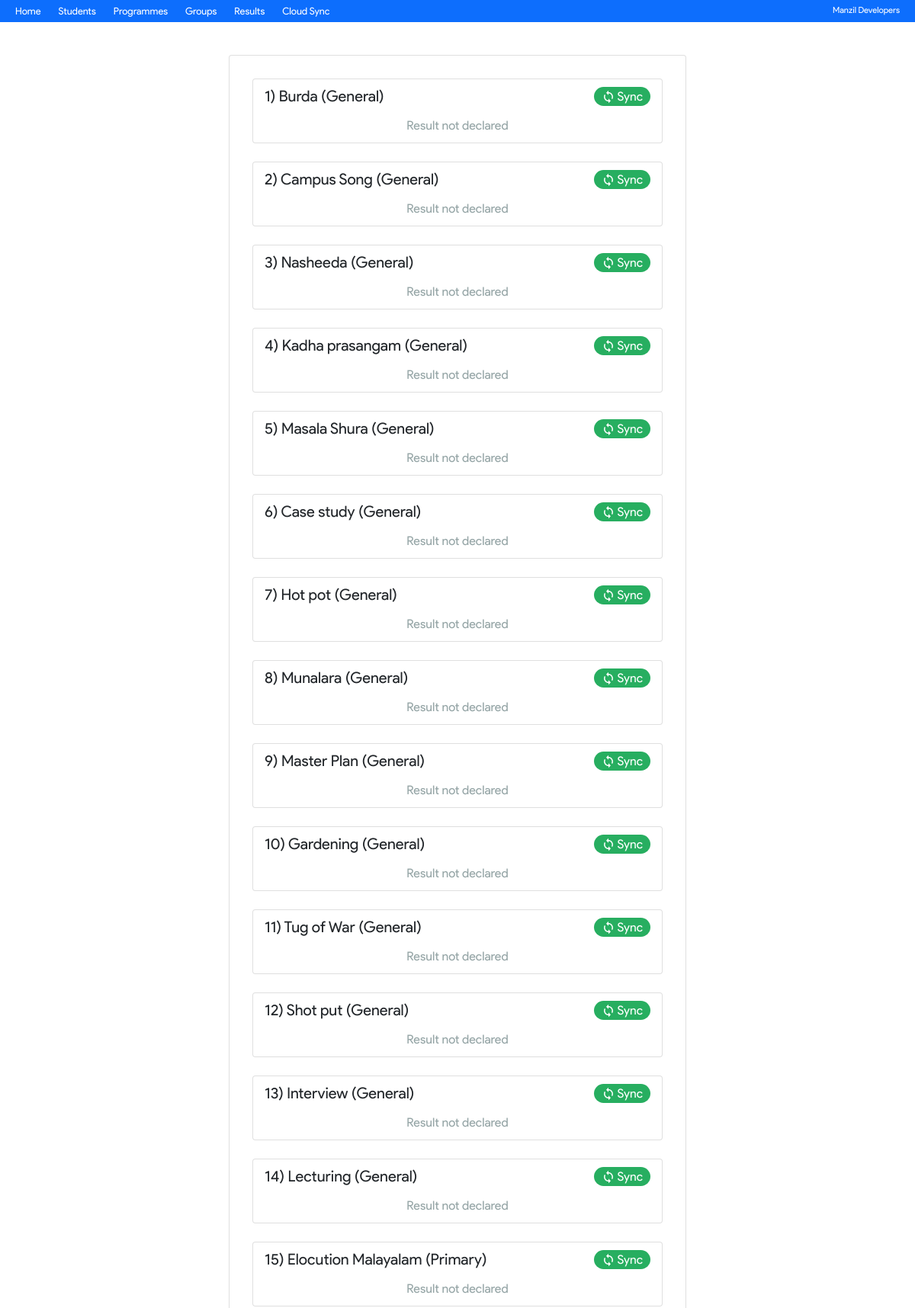
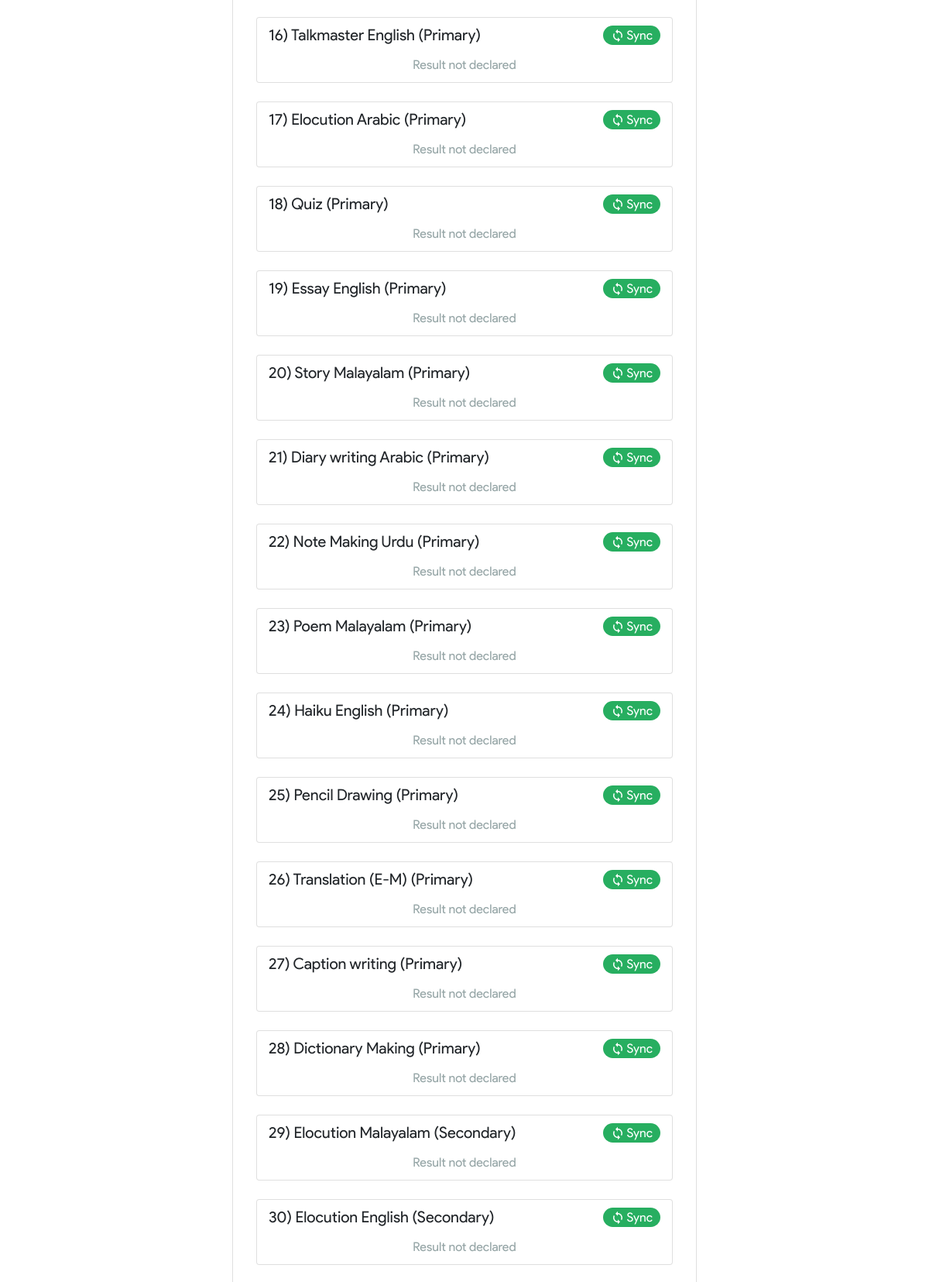
The app's page /results.php (upper part) with its own data (2 pictures, top to bottom).
### tables this page shows
CREATE TABLE `program` (
  `id` int(11) NOT NULL,
  `name` varchar(255) NOT NULL,
  `section` varchar(5) NOT NULL,
  `addedOn` timestamp NOT NULL DEFAULT current_timestamp(),
  `type` varchar(5) DEFAULT NULL,
  `isCompleted` int(1) DEFAULT NULL,
  `resultDeclared` int(1) DEFAULT NULL,
  `rules` longtext DEFAULT NULL,
  `topics` longtext DEFAULT NULL
);

### inc/common.php (called while the page is built, shortened)
<?php
function getSection($sec)
{
  switch ($sec) {
    case 'pr':
      return "Primary";
      break;
      case 'sc':
        return "Secondary";
        break;
        case 'sj':
          return "Sub Junior";
          break;
        case 'jr':
          return "Junior";
          break;
        case 'gn':
          return "General";
          break;
    default:
      return "Unknown";
      break;
  }
}

### results.php (the view, shortened to what this page needs)
<!DOCTYPE html>
<html lang="en">
<head>
    <?php include 'inc/head.php'; ?>
    <link rel="stylesheet" href="css/style.css">
</head>
<body>
    <?php include 'inc/nav.php';
    include 'inc/common.php';
$resSQL = "SELECT * FROM  program ORDER BY resultDeclared desc, isCompleted desc";
$res = mysqli_query($conn, $resSQL);
echo '<div class="card centerCard">';
$index = 1;
if(mysqli_num_rows($res)>0){
    while($r = mysqli_fetch_assoc($res)){
        $snId = $r['id'];
        $declared = $r['resultDeclared'];
        echo'<div class="card"  style="padding:10px 15px;">';
        echo '<div class="fx">
        <h5 style="margin-bottom:15px;">'.$index.') '.$r['name'].' ('.getSection($r['section']).')</h5>
        <a id="'.$snId.'" class="syncBtn"
        style="
        background:';
        if($declared==1){
            echo'#c0392b';
                    }else{
                        echo'#27ae60';
                    }
        echo'" onClick="markDeclared('.$snId.',';
        if($declared==1){
echo'0';
        }else{
            echo'1';
        }
        echo')">';
       if($declared==1){
        echo'<img src="img/unsync.svg" style="margin-right:2px;" height="18px"> Unsync';
                }else{
                    echo'<img src="img/sync.svg" style="margin-right:2px;" height="18px"> Sync';
                }
        echo'</a></div>';
        $snSQL = "SELECT programlist.studentid, programlist.rank, students.name, students.chest, students.team FROM programlist, students
        WHERE programlist.programid = $snId AND programlist.rank>0 AND programlist.studentid = students.id ORDER BY programlist.rank";
        $snRes = mysqli_query($conn, $snSQL);
        if(mysqli_num_rows($snRes)>0){
while($r2 = mysqli_fetch_assoc($snRes)){
    echo' <div style="display:flex; margin-bottom:10px;"> <span class="rank">'.$r2['rank'].'</span>';
    echo $r2['name'].'<span class="chestNum">'.$r2['chest'].'</span> ('.strtoupper($r2['team']).')</div>';
}
        }else{
            echo'<center><font color="#95a5a6">Result not declared</font></center>';
        }
        echo'</div><br>';
        $index++;
    }
}
echo'</div>';
    ?>
</body>
</html>

### css/style.css (style rules this page uses)
body { font-family: 'MGregular'; margin: 0; }
body a { text-decoration: none; }
.centerCard { width: 50%; margin-left: 25%; padding: 30px; }

### results.php (style rules this page uses)
.syncBtn { background: #27ae60; color: #fff; padding: 5px 10px; border-radius: 50px; height: 25px; display: flex; justify-content: center; align-items: center; transition: 0.2s ease; user-select: none; }
.fx { display: flex; justify-content: space-between; }

### records on screen
program: name "Burda", section "General"
program: name "Campus Song", section "General"
program: name "Nasheeda", section "General"
program: name "Kadha prasangam", section "General"
program: name "Masala Shura", section "General"
program: name "Case study", section "General"
program: name "Hot pot", section "General"
program: name "Munalara", section "General"
program: name "Master Plan", section "General"
program: name "Gardening", section "General"
program: name "Tug of War", section "General"
program: name "Shot put", section "General"
program: name "Interview", section "General"
program: name "Lecturing", section "General"
program: name "Elocution Malayalam", section "Primary"
program: name "Talkmaster English", section "Primary"
program: name "Elocution Arabic", section "Primary"
program: name "Quiz", section "Primary"
program: name "Essay English", section "Primary"
program: name "Story Malayalam", section "Primary"
program: name "Diary writing Arabic", section "Primary"
program: name "Note Making Urdu", section "Primary"
program: name "Poem Malayalam", section "Primary"
program: name "Haiku English", section "Primary"
program: name "Pencil Drawing", section "Primary"
program: name "Translation (E-M)", section "Primary"
program: name "Caption writing", section "Primary"
program: name "Dictionary Making", section "Primary"
program: name "Elocution Malayalam", section "Secondary"
program: name "Elocution English", section "Secondary"
